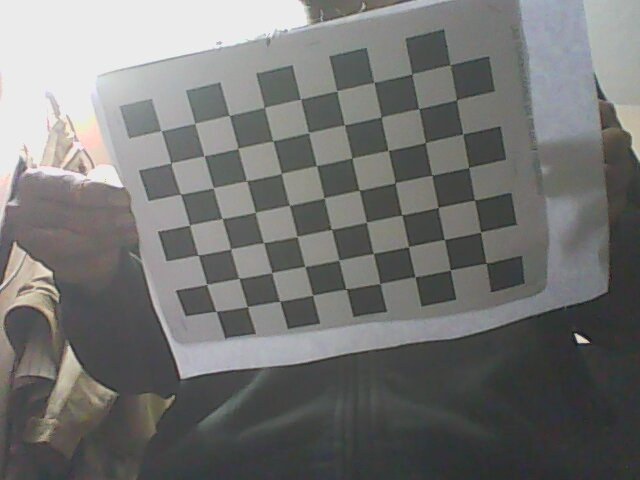
#> input picture camera_calibration_ugv/images/a.jpg, 640 x 480 px, given in place of a.png, which was not available
$ python linedrawing.py
#> lines starting #> are read from the running program, lines starting #| are printed output that depends on the picture; after the words box and inside, x2 and y2 are one past the last pixel; in counts of white or black regions, pixels touching at a corner belong together; pictures that were not available may be replaced by others from this repository, and a replacement may not be noted
#Author : Mudit Verma
#Purpose : UGV-Nav

import cv2
import numpy as np

img = cv2.imread('a.png')
#> img is the input picture: shape (480, 640, 3); mean B, G, R 114.8, 116.3, 115.9
print(img.shape)
#| (480, 640, 3)


def draw_line_on_image(img,points=None,mode='vertical',color=(255,255,255),thickness=5,debug=False):
	'''
	@img : image
	@mode: vertical/horizontal  #vertical
	@points: ((x1,y1),(x2,y2)) in normal x,y coordinate system.
	@color: (b,g,r) tuple	#(255,255,255)
	@thickness: int value for line thickness	#5
	@debug: True to show line using cv2.imshow	#False
	'''

	height_from_bottom_horizontal = img.shape[0]//2
	dist_from_left_vertical = img.shape[1] //2

	if mode == 'horizontal':
	# horizontal line
		cv2.line(img,(0,height_from_bottom_horizontal) , (img.shape[1],height_from_bottom_horizontal) , color , thickness)
	elif mode == 'vertical':
	# vertical line
		cv2.line(img,(dist_from_left_vertical,0) , (dist_from_left_vertical,img.shape[0]) , color , thickness)
	else:
		if points is not None :
			(x1,y1),(x2,y2) = points
			cv2.line(img,(y1,x1) , (y2,x2) , color , thickness)
		else :
			print ('ERROR: [linedrawing-draw_line_on_image] : invalid mode/points given.')
			return

	if debug:
		while True :
			cv2.imshow('Image',img)
			cv2.waitKey(1)
	return img


def point_on_image(img,color=(0,255,255),size=10,thickness=-1,point=None,position=None,debug=False):
	'''
	@img : Image
	@point : tuple (x,y)	#bottom center
	@debug : True to show image 	#False
	'''


	if point is None:
		# img.shape -> [height,width]
		pointheight = img.shape[0]
		pointwidth = img.shape[1]//2
		point = (pointwidth,pointheight)

	cv2.circle(img,point, size, color, thickness)

	if debug:
		while True :
			cv2.imshow('Image',img)
			cv2.waitKey(1)

	return img


def draw_point2point(img,point1,point2,p1color=(255,0,0),p2color=(0,255,0),linecolor=(255,255,255),debug=False,thickness=5):
	point_on_image(img,point=point1,color=p1color)
	point_on_image(img,point=point2,color=p2color)
	points=(point1,point2)
	draw_line_on_image(img=img,points=points,mode='other',color=(0,255,255),debug=debug)
	return img


import imutils

if __name__ == '__main__':
	# img2 = draw_line_on_image(img,mode='horizontal')
	p1=(500,500)
	p2=(100,100)
	pointheight = img.shape[0]
#> pointheight = 480
	pointwidth = img.shape[1]//2
#> pointwidth = 320
	point = (pointwidth,pointheight)
#> point = (320, 480)


	img2 = imutils.rotate(img,90)
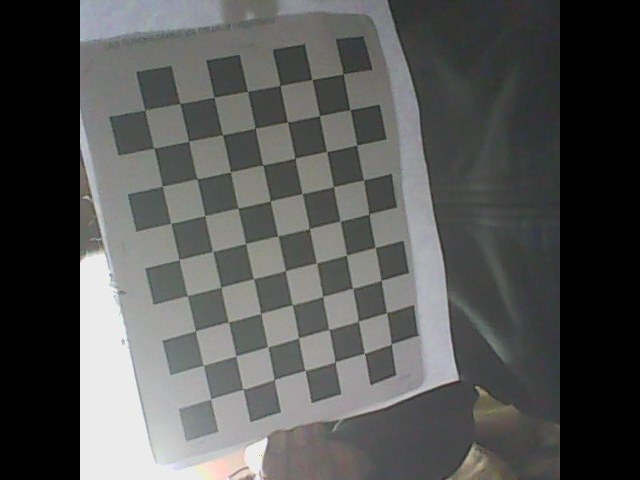
#> img2: shape (480, 640, 3); mean B, G, R 84, 85.2, 84.4
	# img2 = draw_point2point(img=img,point1=p1,point2=p2,debug=True)
	#r_point =
	img = point_on_image(img,point=point)
#> in point_on_image, `cv2.circle(img,point, size, color, thickness)`:
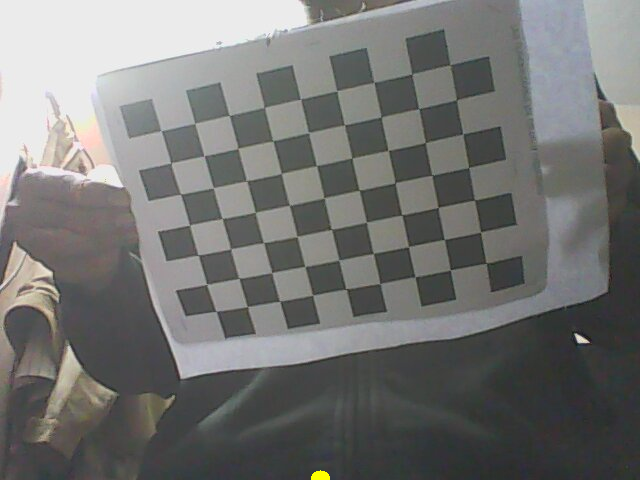
#> img: shape (480, 640, 3); 0.05% of pixels changed, all inside (x1, y1, x2, y2) = (311, 470, 330, 480)
	while True :
		cv2.imshow('im',img2)
		cv2.imshow('imm orig',img)
		cv2.waitKey(1)

	cv2.destroyAllWindows()

$ run again, with camera_calibration_ugv/images/2018-02-07-234506.jpg copied over camera_calibration_ugv/images/a.jpg
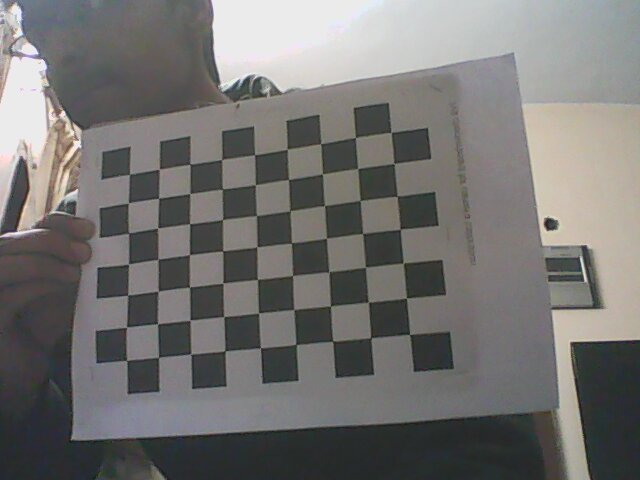
#> input picture camera_calibration_ugv/images/2018-02-07-234506.jpg, 640 x 480 px, given in place of a.png, which was not available
#> img is the input picture: shape (480, 640, 3); mean B, G, R 113.7, 115.4, 116.7
#| (480, 640, 3)
#> `img2 = imutils.rotate(img,90)`:
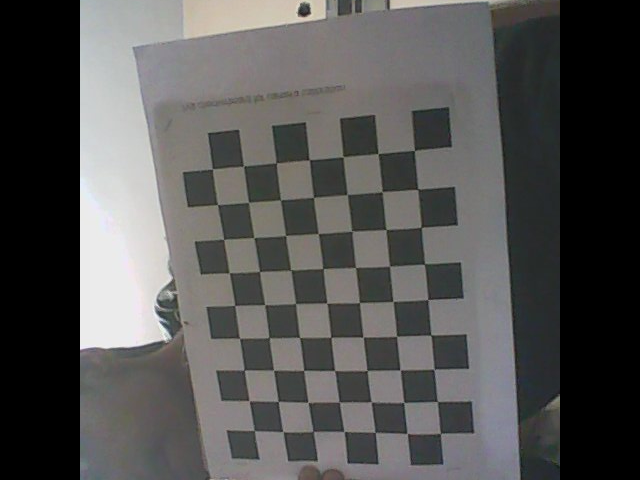
#> img2: shape (480, 640, 3); mean B, G, R 83.5, 84.4, 85
#> in point_on_image, `cv2.circle(img,point, size, color, thickness)`:
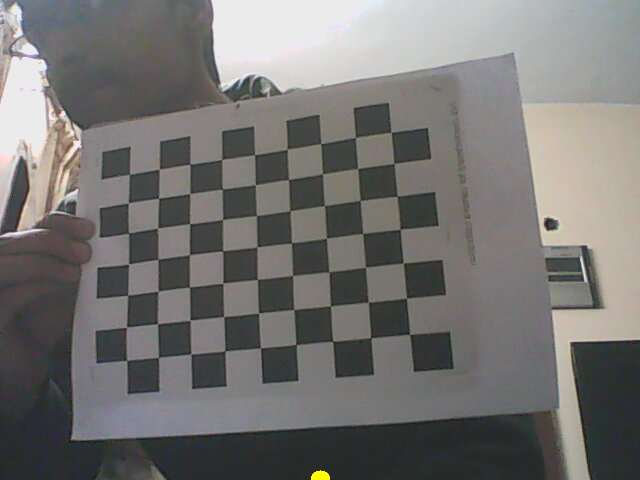
#> img: shape (480, 640, 3); 0.05% of pixels changed, all inside (x1, y1, x2, y2) = (311, 470, 330, 480)

$ run again, with camera_calibration_ugv/images/2018-02-07-234512.jpg copied over camera_calibration_ugv/images/a.jpg
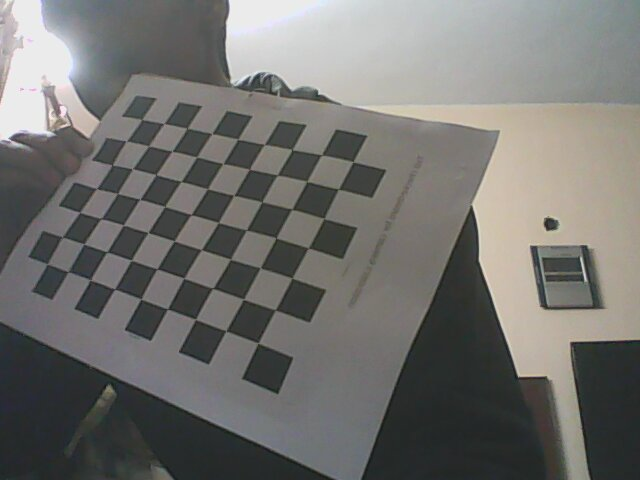
#> input picture camera_calibration_ugv/images/2018-02-07-234512.jpg, 640 x 480 px, given in place of a.png, which was not available
#> img is the input picture: shape (480, 640, 3); mean B, G, R 111, 114.1, 114.7
#| (480, 640, 3)
#> `img2 = imutils.rotate(img,90)`:
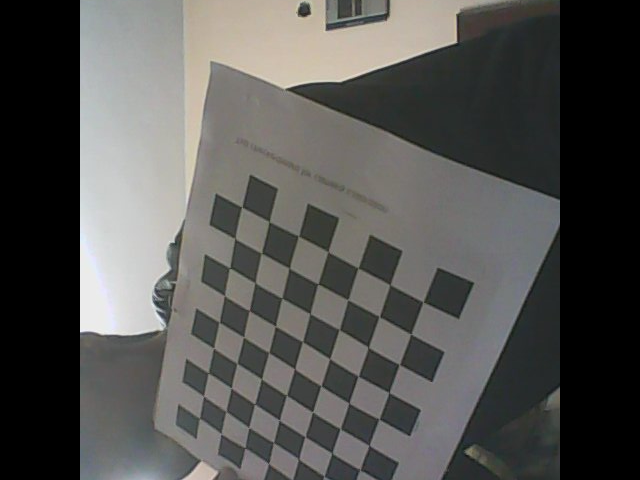
#> img2: shape (480, 640, 3); mean B, G, R 82.2, 84.5, 84.9
#> in point_on_image, `cv2.circle(img,point, size, color, thickness)`:
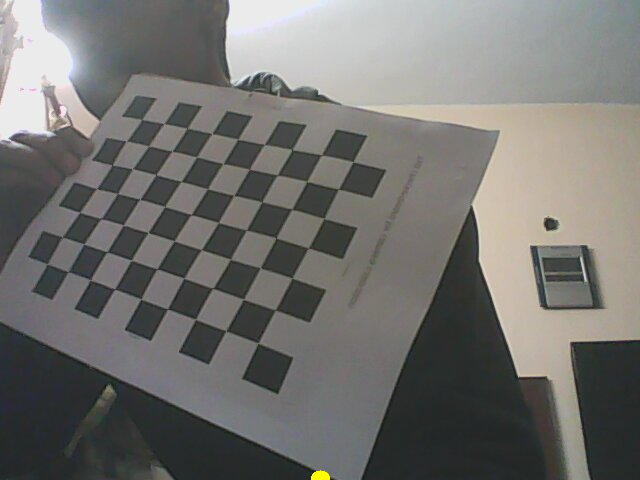
#> img: shape (480, 640, 3); 0.05% of pixels changed, all inside (x1, y1, x2, y2) = (311, 470, 330, 480)

$ run again, with camera_calibration_ugv/images/2018-02-07-234522.jpg copied over camera_calibration_ugv/images/a.jpg
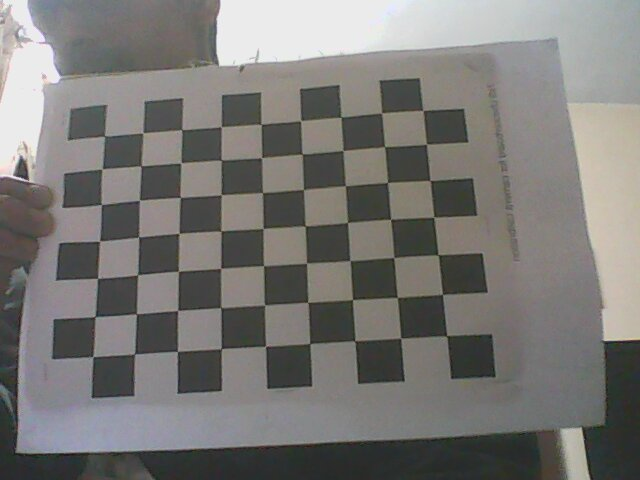
#> input picture camera_calibration_ugv/images/2018-02-07-234522.jpg, 640 x 480 px, given in place of a.png, which was not available
#> img is the input picture: shape (480, 640, 3); mean B, G, R 117.8, 120.6, 122.2
#| (480, 640, 3)
#> `img2 = imutils.rotate(img,90)`:
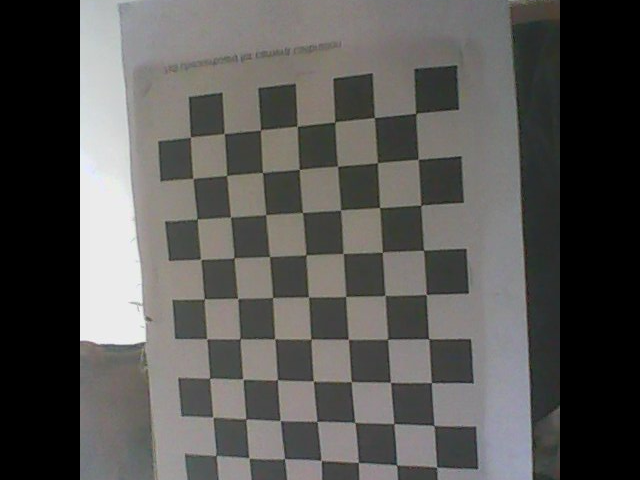
#> img2: shape (480, 640, 3); mean B, G, R 83.9, 86.2, 87.3
#> in point_on_image, `cv2.circle(img,point, size, color, thickness)`:
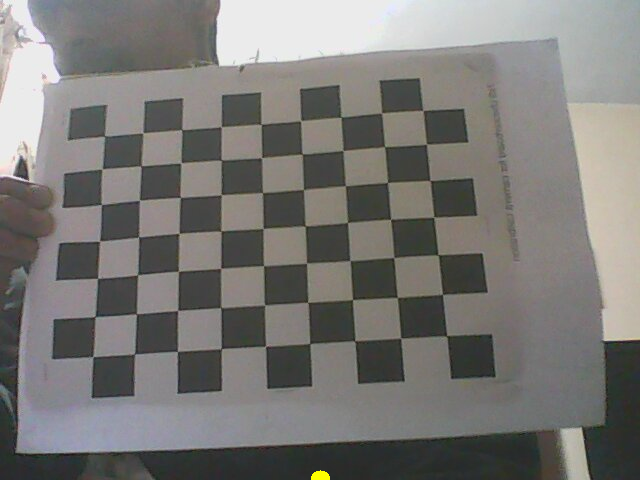
#> img: shape (480, 640, 3); 0.05% of pixels changed, all inside (x1, y1, x2, y2) = (311, 470, 330, 480)
